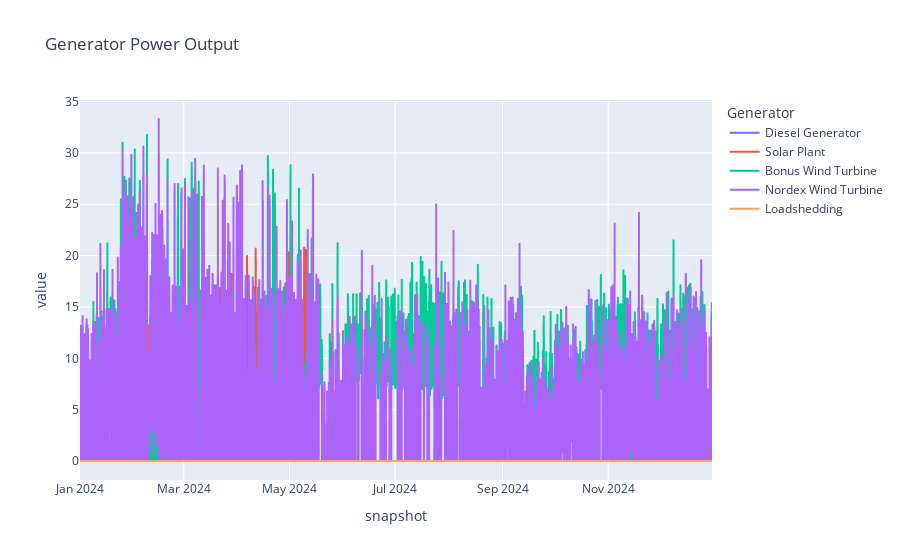

Notebook code cell kept with this figure:
### Markdown cell above
#### View results

### Code cell
network.generators_t.p.plot(title="Generator Power Output")

### Figure 1 — Plotly figure (JSON) as saved in the notebook; plotly's stock layout.template omitted (floating-point values rounded to 4 significant figures; data arrays with more than 128 entries replaced by an {"elided": "..."} marker saying what was removed)
{"data": [{"hovertemplate": "Generator=Diesel Generator<br>snapshot=%{x}<br>value=%{y}<extra></extra>", "legendgroup": "Diesel Generator", "line": {"color": "#636efa", "dash": "solid"}, "marker": {"symbol": "circle"}, "mode": "lines", "name": "Diesel Generator", "showlegend": true, "type": "scattergl", "x": {"elided": "8760 str values"}, "xaxis": "x", "y": {"elided": "8760 float values"}, "yaxis": "y"}, {"hovertemplate": "Generator=Solar Plant<br>snapshot=%{x}<br>value=%{y}<extra></extra>", "legendgroup": "Solar Plant", "line": {"color": "#EF553B", "dash": "solid"}, "marker": {"symbol": "circle"}, "mode": "lines", "name": "Solar Plant", "showlegend": true, "type": "scattergl", "x": {"elided": "8760 str values"}, "xaxis": "x", "y": {"elided": "8760 float values"}, "yaxis": "y"}, {"hovertemplate": "Generator=Bonus Wind Turbine<br>snapshot=%{x}<br>value=%{y}<extra></extra>", "legendgroup": "Bonus Wind Turbine", "line": {"color": "#00cc96", "dash": "solid"}, "marker": {"symbol": "circle"}, "mode": "lines", "name": "Bonus Wind Turbine", "showlegend": true, "type": "scattergl", "x": {"elided": "8760 str values"}, "xaxis": "x", "y": {"elided": "8760 float values"}, "yaxis": "y"}, {"hovertemplate": "Generator=Nordex Wind Turbine<br>snapshot=%{x}<br>value=%{y}<extra></extra>", "legendgroup": "Nordex Wind Turbine", "line": {"color": "#ab63fa", "dash": "solid"}, "marker": {"symbol": "circle"}, "mode": "lines", "name": "Nordex Wind Turbine", "showlegend": true, "type": "scattergl", "x": {"elided": "8760 str values"}, "xaxis": "x", "y": {"elided": "8760 float values"}, "yaxis": "y"}, {"hovertemplate": "Generator=Loadshedding<br>snapshot=%{x}<br>value=%{y}<extra></extra>", "legendgroup": "Loadshedding", "line": {"color": "#FFA15A", "dash": "solid"}, "marker": {"symbol": "circle"}, "mode": "lines", "name": "Loadshedding", "showlegend": true, "type": "scattergl", "x": {"elided": "8760 str values"}, "xaxis": "x", "y": {"elided": "8760 float values"}, "yaxis": "y"}], "layout": {"legend": {"title": {"text": "Generator"}, "tracegroupgap": 0}, "title": {"text": "Generator Power Output"}, "xaxis": {"anchor": "y", "domain": [0, 1], "title": {"text": "snapshot"}}, "yaxis": {"anchor": "x", "domain": [0, 1], "title": {"text": "value"}}}}
